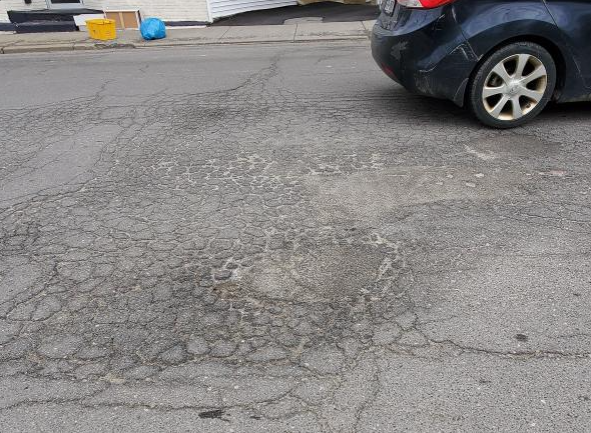
#> input picture testData/8.png, 591 x 433 px, given in place of 8.jpg, which was not available
$ python filter.py   (older library calls are emulated)
#> lines starting #> are read from the running program, lines starting #| are printed output that depends on the picture; after the words box and inside, x2 and y2 are one past the last pixel; in counts of white or black regions, pixels touching at a corner belong together; pictures that were not available may be replaced by others from this repository, and a replacement may not be noted
import cv2
import numpy as np

# Read the original image
img = cv2.imread('FilterImages/8.jpg')
#> img is the input picture: shape (433, 591, 3); mean B, G, R 132.9, 133.8, 136.2
img = cv2.resize(img, (640, 360))
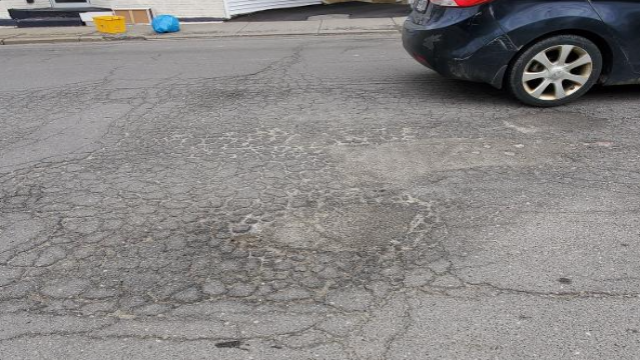
#> img: shape (360, 640, 3); mean B, G, R 132.8, 133.7, 136.1

# Convert to graycsale
img_gray = cv2.cvtColor(img, cv2.COLOR_BGR2GRAY)
img_blur = cv2.GaussianBlur(img_gray, (15,15), 0)
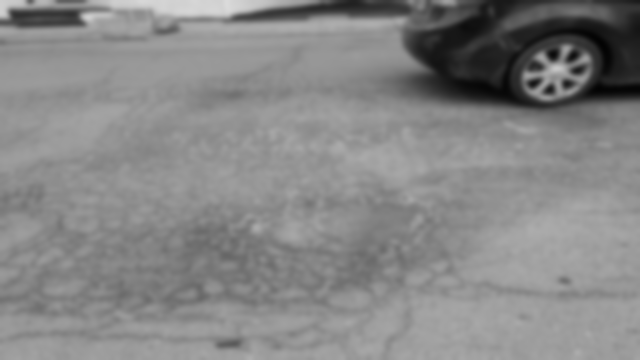
#> img_blur: shape (360, 640); min 3, max 218, mean 134.3

# Sobel Edge Detection
sobelx = cv2.Sobel(src=img_blur, ddepth=cv2.CV_64F, dx=1, dy=0, ksize=5) # Sobel Edge Detection on the X axis
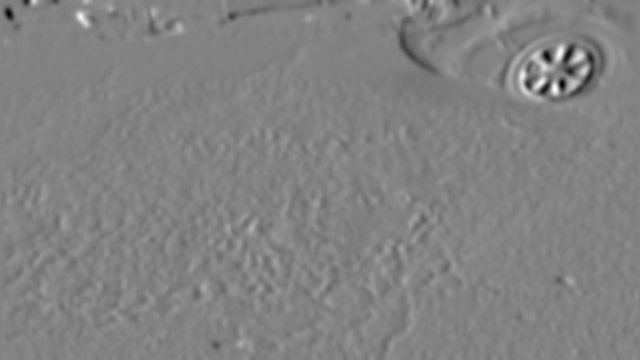
#> sobelx: shape (360, 640) float64; min -2718, max 2587, mean -6.1; drawn with min black and max white
sobely = cv2.Sobel(src=img_blur, ddepth=cv2.CV_64F, dx=0, dy=1, ksize=11) # Sobel Edge Detection on the Y axis
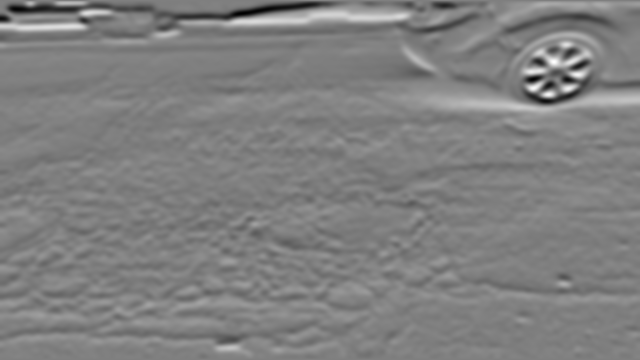
#> sobely: shape (360, 640) float64; min -10516610, max 10498864, mean 49014.8; drawn with min black and max white
sobelxy = cv2.Sobel(src=img_blur, ddepth=cv2.CV_64F, dx=1, dy=1, ksize=5) # Combined X and Y Sobel Edge Detection
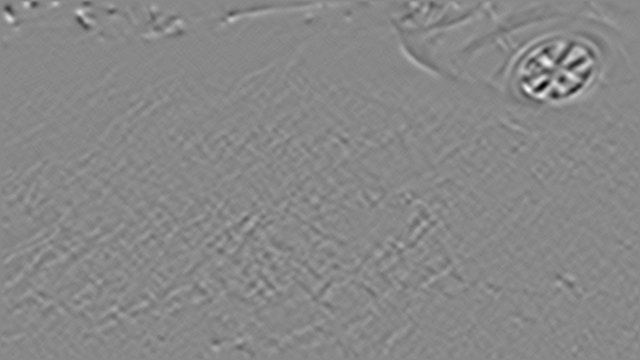
#> sobelxy: shape (360, 640) float64; min -348, max 304, mean 0.1; drawn with min black and max white


def canny_filter(t1, t2):
    # Canny Edge Detection
    edges = cv2.Canny(image=img_blur, threshold1=t1, threshold2=t2) # Canny Edge Detection
    # Display Canny Edge Detection Image
    cv2.imshow('Canny Edge Detection', edges)
    cv2.waitKey(0)

def canny_filter2(path, t1, t2):
    # Canny Edge Detection
    image = cv2.imread(path)
    image = cv2.resize(image, (640, 360))
    grayed_image = cv2.cvtColor(image, cv2.COLOR_BGR2GRAY)
    blurred = cv2.GaussianBlur(grayed_image, (15,15), 0)
    edges = cv2.Canny(image=blurred, threshold1=t1, threshold2=t2) # Canny Edge Detection
    winname = path
    cv2.namedWindow(winname)        # Create a named window
    cv2.moveWindow(winname, 40,30)  # Move it to (40,30)
    cv2.imshow(winname, edges)
    cv2.waitKey(0)
    cv2.destroyAllWindows()


img_blur2 = cv2.GaussianBlur(img, (15,15), 0)

hsv = cv2.cvtColor(img_blur2, cv2.COLOR_BGR2HSV)
#> hsv: shape (360, 640, 3); mean H, S, V 40.8, 14.4, 137.6

lower_gray = np.array([0,0,0])
upper_gray = np.array([100,100,100])

mask = cv2.inRange(hsv , lower_gray, upper_gray)
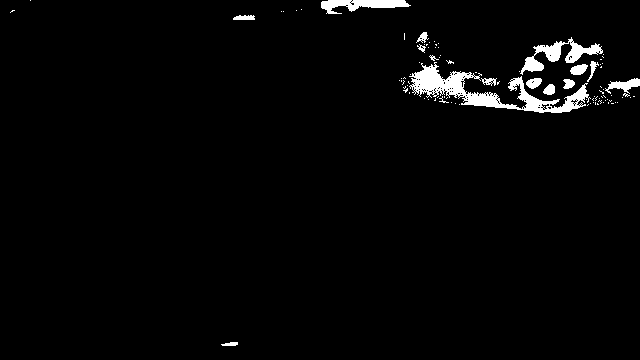
#> mask: shape (360, 640); 2.5% white; 94 white regions (79 under 20 px), largest, box (x1, y1, x2, y2) and area: (409, 62, 591, 113) 2717, (520, 37, 603, 75) 962, (321, 0, 411, 14) 706

for i in range(17, 50):
    path = "FilterImages/"+str(i)+".jpg"
    print("Showing: "+ path)
    canny_filter2(path, 20, 200)
#> (the run stopped early here; a loop or call above may not have finished)

$ run again, with testData/1.png copied over testData/8.png
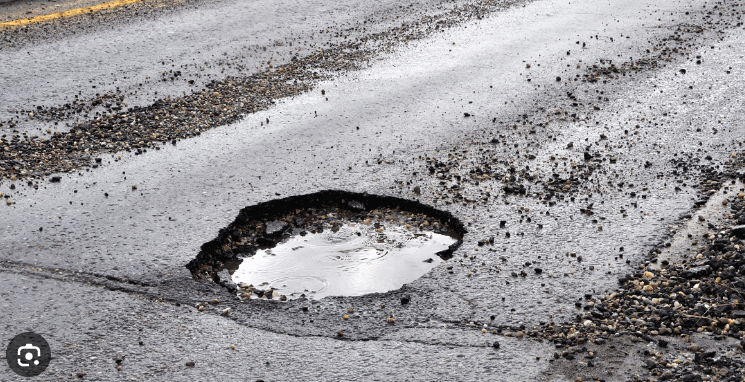
#> input picture testData/1.png, 745 x 382 px, given in place of 8.jpg, which was not available
#> img is the input picture: shape (382, 745, 3); mean B, G, R 153.8, 151.1, 152.9
#> img: shape (360, 640, 3)
#> `sobelxy = cv2.Sobel(src=img_blur, ddepth=cv2.CV_64F, dx=1, dy=1, ksize..`:
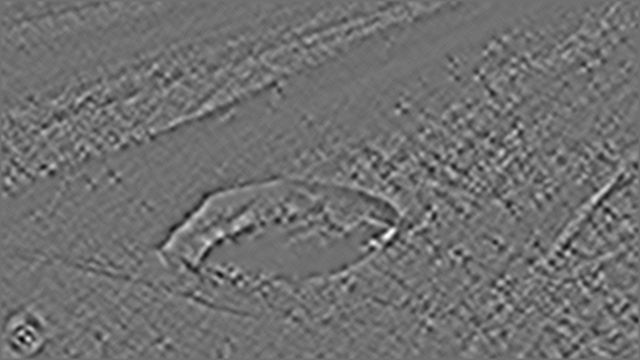
#> sobelxy: shape (360, 640) float64; min -258, max 325, mean 0; drawn with min black and max white
#> hsv: shape (360, 640, 3); mean H, S, V 108.3, 10, 155.5
#> `mask = cv2.inRange(hsv , lower_gray, upper_gray)`:
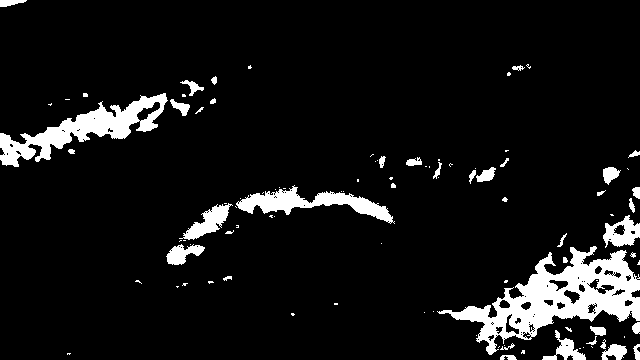
#> mask: shape (360, 640); 8.1% white; 99 white regions (58 under 20 px), largest, box (x1, y1, x2, y2) and area: (437, 246, 640, 355) 7750, (0, 93, 168, 167) 3885, (236, 185, 395, 224) 2154

$ run again, with testData/2.png copied over testData/8.png
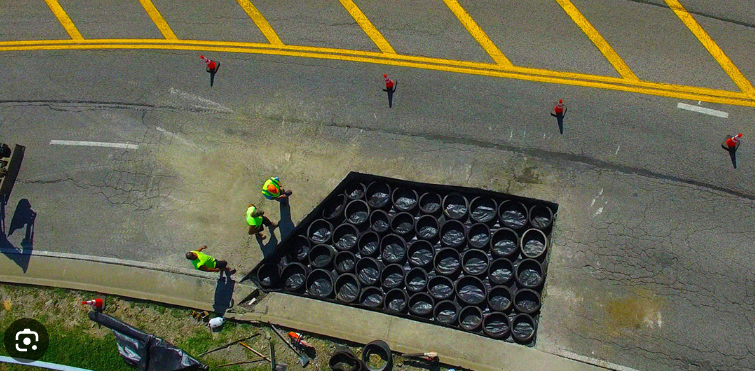
#> input picture testData/2.png, 755 x 371 px, given in place of 8.jpg, which was not available
#> img is the input picture: shape (371, 755, 3); mean B, G, R 79.7, 100.2, 100.8
#> img: shape (360, 640, 3)
#> `img_blur2 = cv2.GaussianBlur(img, (15,15), 0)`:
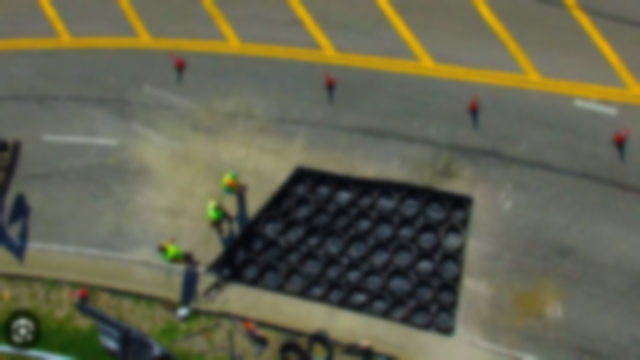
#> img_blur2: shape (360, 640, 3); mean B, G, R 79.6, 100.1, 100.7
#> hsv: shape (360, 640, 3); mean H, S, V 45.5, 57.9, 104.4
#> `mask = cv2.inRange(hsv , lower_gray, upper_gray)`:
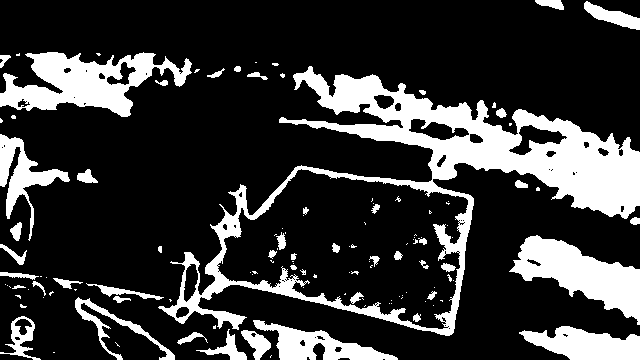
#> mask: shape (360, 640); 21.6% white; 125 white regions (78 under 20 px), largest, box (x1, y1, x2, y2) and area: (158, 66, 640, 336) 24717, (0, 52, 192, 117) 6184, (509, 235, 640, 325) 5270

$ run again, with testData/3.png copied over testData/8.png
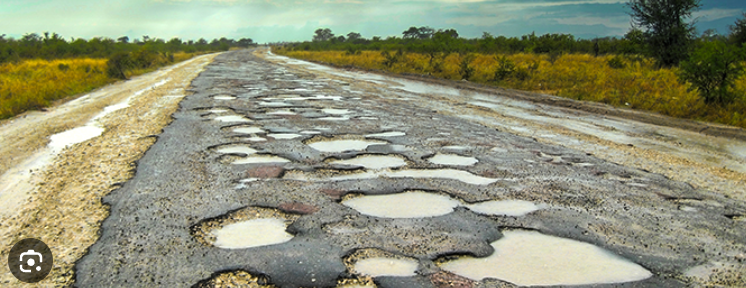
#> input picture testData/3.png, 746 x 288 px, given in place of 8.jpg, which was not available
#> img is the input picture: shape (288, 746, 3); mean B, G, R 120.8, 146.8, 144.5
#> img: shape (360, 640, 3)
#> `img_blur2 = cv2.GaussianBlur(img, (15,15), 0)`:
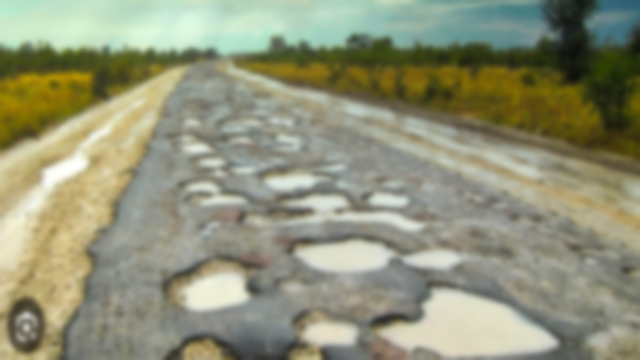
#> img_blur2: shape (360, 640, 3); mean B, G, R 120.6, 146.7, 144.4
#> hsv: shape (360, 640, 3); mean H, S, V 38.4, 63.2, 150.6
#> `mask = cv2.inRange(hsv , lower_gray, upper_gray)`:
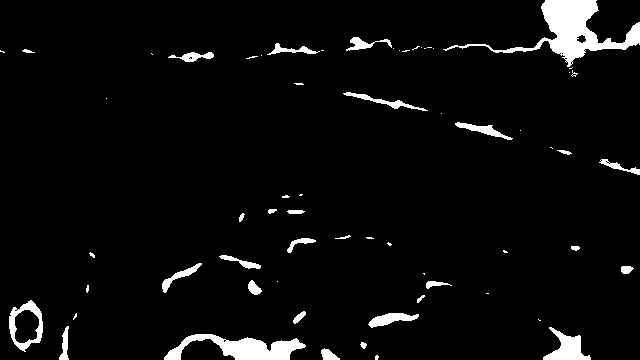
#> mask: shape (360, 640); 4.5% white; 63 white regions (34 under 20 px), largest, box (x1, y1, x2, y2) and area: (443, 0, 640, 67) 3326, (164, 334, 306, 360) 1842, (543, 327, 591, 360) 741
